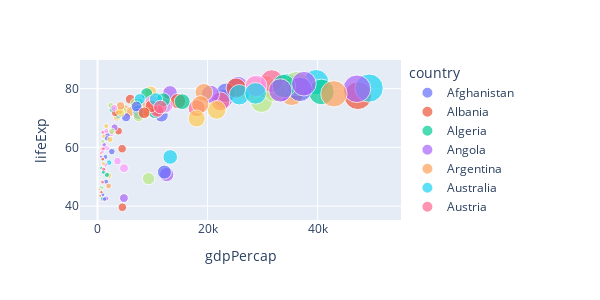

Source (notebook cell):
### Code cell
fig = px.scatter(gapminder.query('year == 2007'),
                 y='lifeExp',
                 x='gdpPercap', 
                 color='country',
                size='gdpPercap',
                size_max=20)
fig.show()
